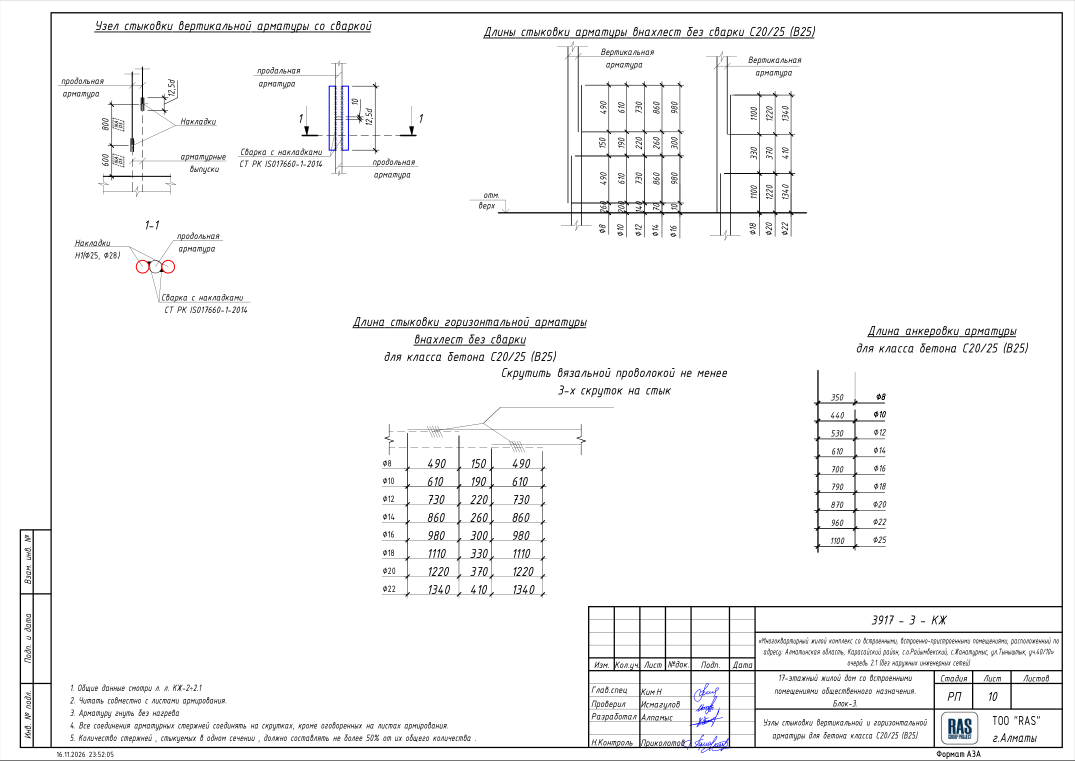
#> input picture obsidian/19_BI Group/_суреттер/S03_л10_узлы_стыковки_B25.png, 2150 x 1521 px, given in place of Парақ_КЖ-3-2_Ростверк Рс-1 подколонник Пк-1 Армирование.png, which was not available (shown at 1/2 size)
$ python cut.py out.png
#> lines starting #> are read from the running program, lines starting #| are printed output that depends on the picture
import sys
from PIL import Image
Image.MAX_IMAGE_PIXELS=None
import glob
d=r"D:\Бекасыл КЖ КМ\РМЦ_КМ\_тексеру"
for n,f in (("a","Парақ_КЖ-3-2_Ростверк Рс-1 подколонник Пк-1 Армирование.png"),("b","Парақ_КЖ-3-3_Ростверк Рс-2 подколонник Пк-2 Армирование.png")):
    im=Image.open(d+"\\"+f); print(n,im.size)
#> further down, im is the input picture: PIL image 2150x1521 RGB; mean R, G, B 245.6, 245.5, 245.7
    W,H=im.size
#> W = 2150; H = 1521
    im.resize((W//3,H//3)).save(sys.argv[1]+f"\\{n}_full.png")
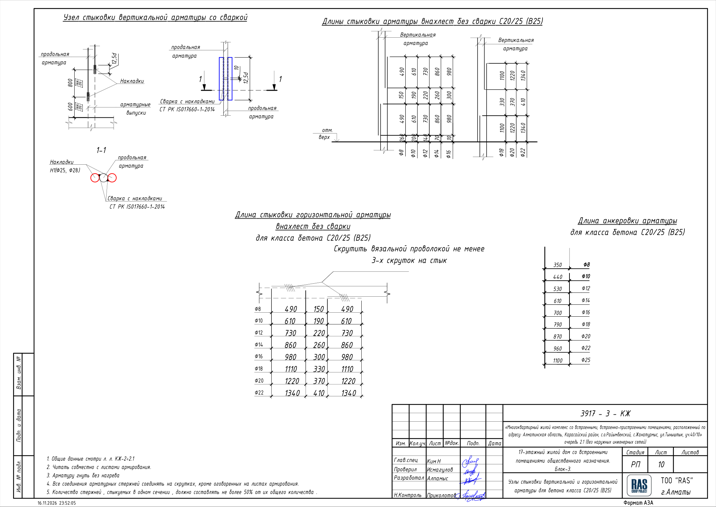
#> saved as a_full.png: PIL image 716x507 RGB; mean R, G, B 245.2, 245.2, 245.4
    for i in range(2):
        for j in range(2):
            c=im.crop((j*W//2,i*H//2,(j+1)*W//2,(i+1)*H//2)); c=c.resize((c.width*190//256,c.height*190//256)); c.save(sys.argv[1]+f"\\{n}_q{i}{j}.png")
#> this loop made 2 passes
#> pass 1, `c=im.crop((j*W//2,i*H//2,(j+1)*W//2,(i+1)*H//2)); c=c.resize((c.width*..`:
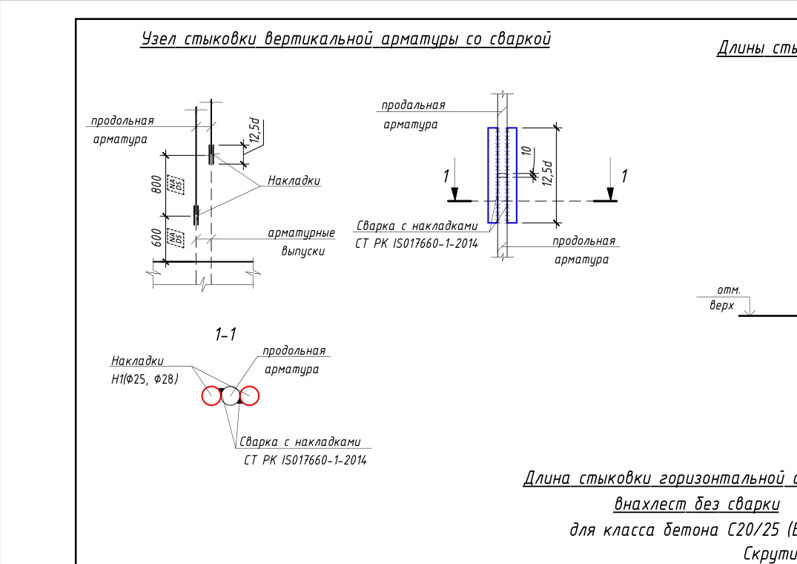
#> saved as a_q00.png: PIL image 797x564 RGB; mean R, G, B 246.7, 246.6, 246.9
#> pass 1, `c=im.crop((j*W//2,i*H//2,(j+1)*W//2,(i+1)*H//2)); c=c.resize((c.width*..`:
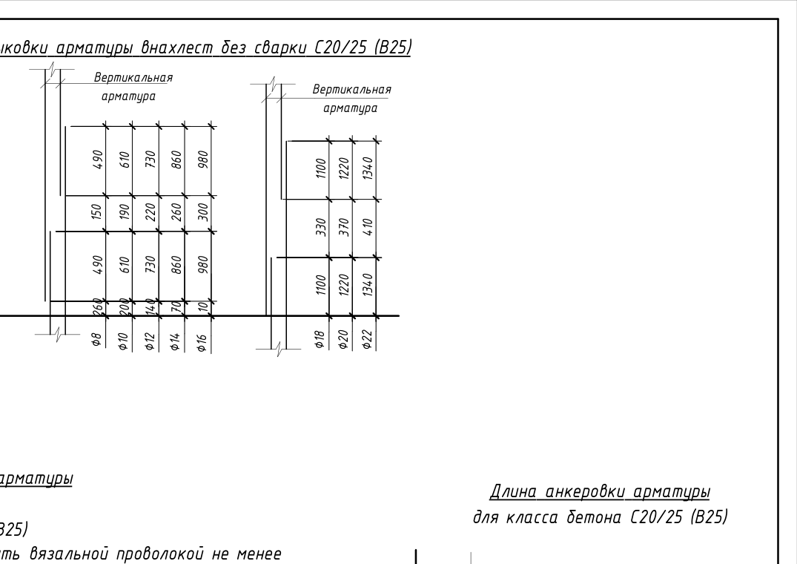
#> saved as a_q01.png: PIL image 797x564 RGB; min 0, max 255, mean 245.9
#> pass 2, `c=im.crop((j*W//2,i*H//2,(j+1)*W//2,(i+1)*H//2)); c=c.resize((c.width*..`:
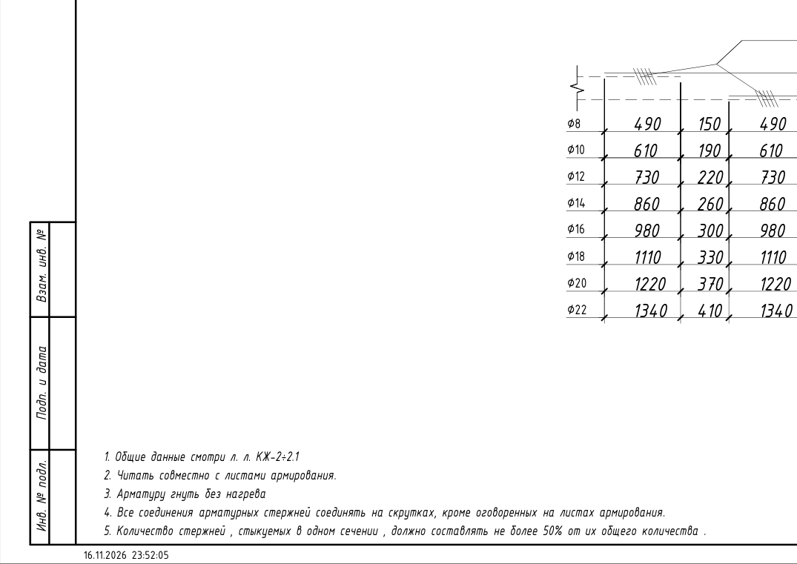
#> saved as a_q10.png: PIL image 797x564 RGB; min 0, max 255, mean 247.2
#> pass 2, `c=im.crop((j*W//2,i*H//2,(j+1)*W//2,(i+1)*H//2)); c=c.resize((c.width*..`:
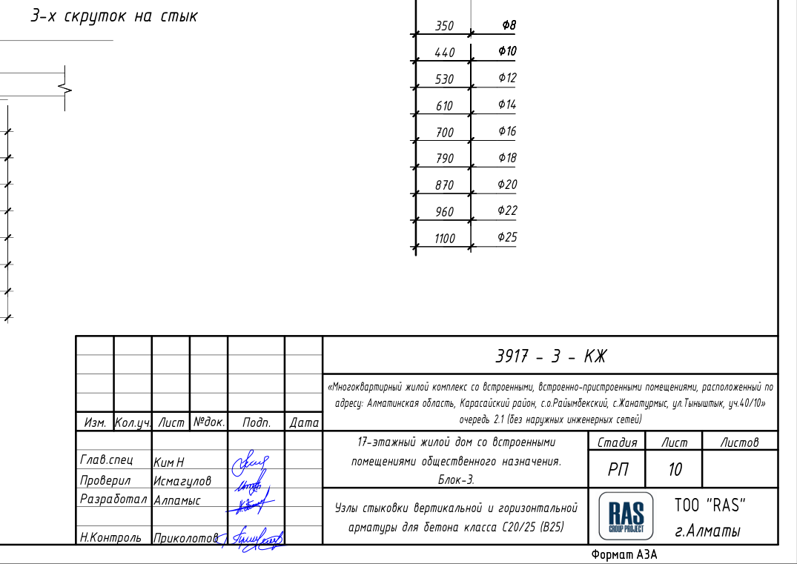
#> saved as a_q11.png: PIL image 797x564 RGB; mean R, G, B 241.5, 241.5, 242
#> pass 2 of the loop `for n,f in (("a","Парақ_КЖ-3-2_Ростверк Рс-1 подколонник Пк-1 Армирова..`:
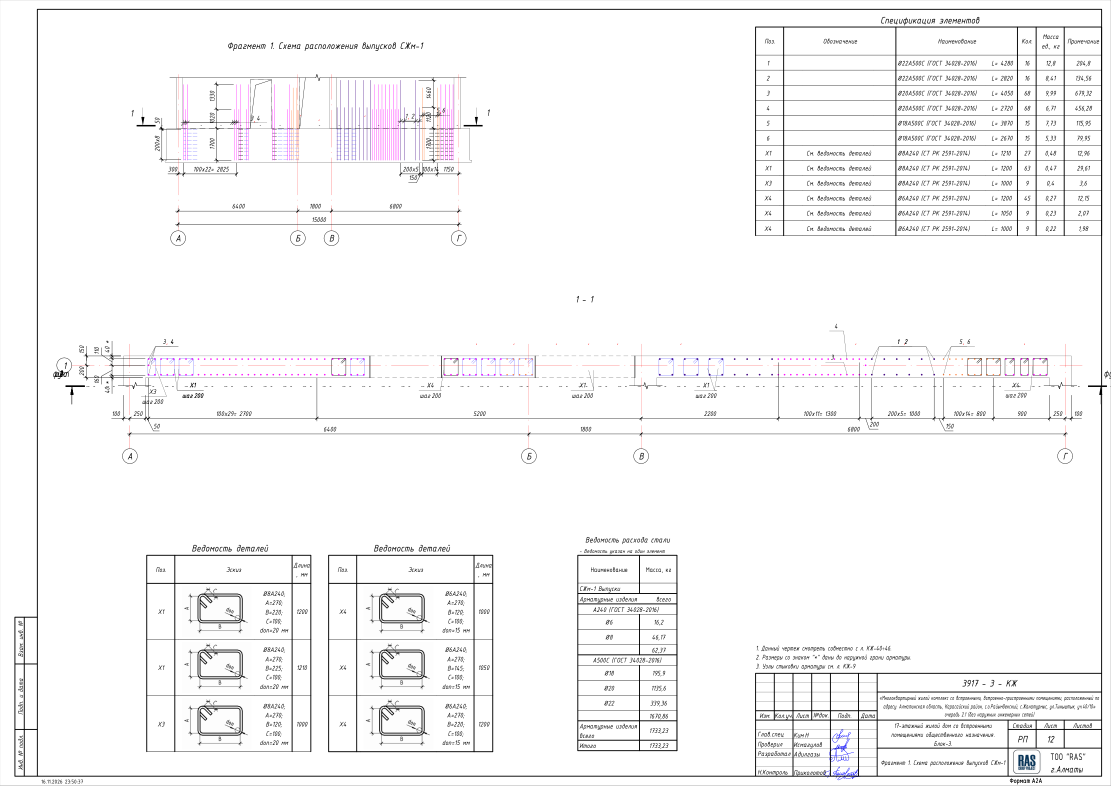
#> input picture obsidian/19_BI Group/_суреттер/S03_л12_выпуски_СЖм-1.png, 2222 x 1572 px, given in place of Парақ_КЖ-3-3_Ростверк Рс-2 подколонник Пк-2 Армирование.png, which was not available (shown at 1/2 size)
#> im is the input picture: PIL image 2222x1572 RGB; mean R, G, B 246.9, 246.4, 246.9
#> the loop `for i in range(2):` made 2 passes
#> pass 1, `c=im.crop((j*W//2,i*H//2,(j+1)*W//2,(i+1)*H//2)); c=c.resize((c.width*..`:
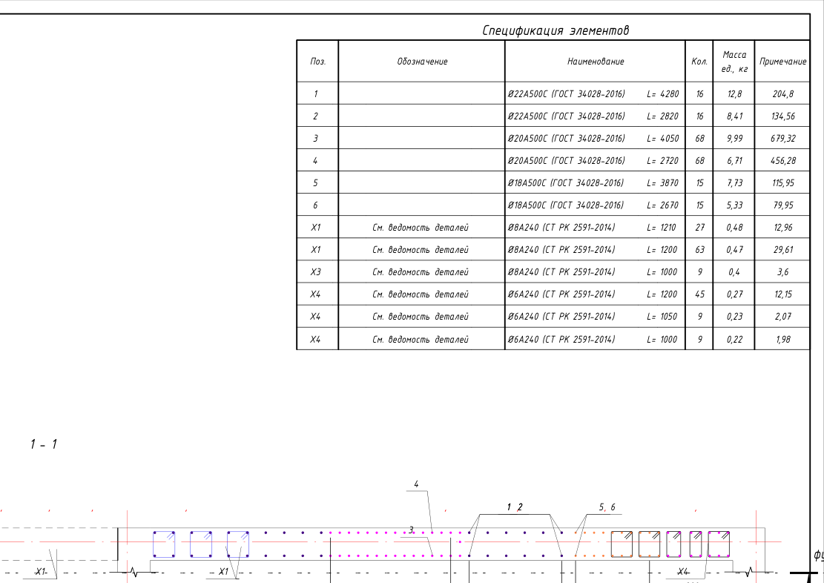
#> saved as b_q01.png: PIL image 824x583 RGB; mean R, G, B 246, 245.8, 246
#> pass 2, `c=im.crop((j*W//2,i*H//2,(j+1)*W//2,(i+1)*H//2)); c=c.resize((c.width*..`:
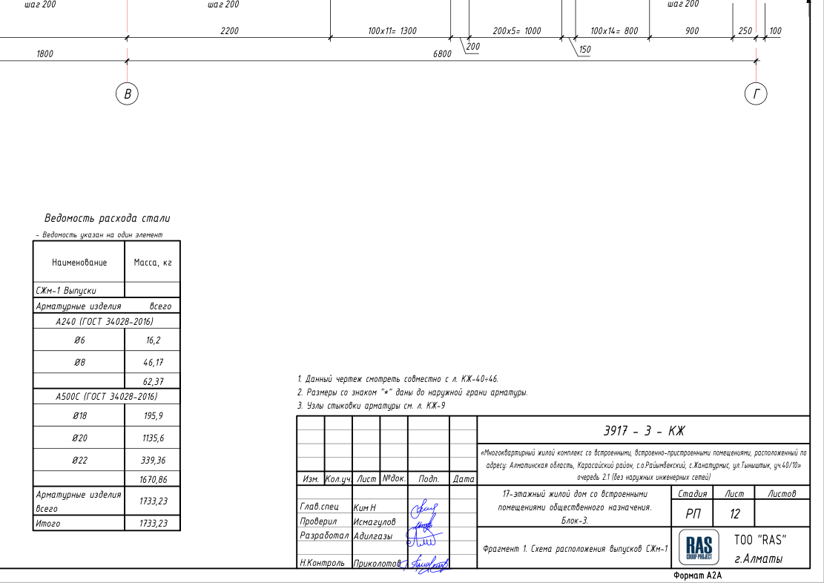
#> saved as b_q11.png: PIL image 824x583 RGB; mean R, G, B 244.7, 244.7, 245
